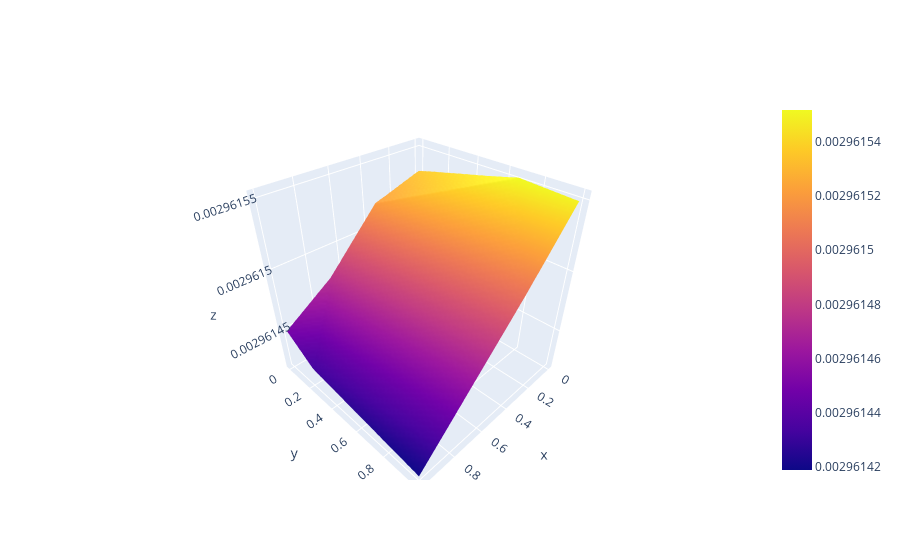

Notebook code cell kept with this figure:
### Code cell
out = linear.nn_predict(params, grid)
z = out.reshape(k,k)
fig = go.Figure(data=go.Surface(x=x, y=y, z=z))
fig.show()
